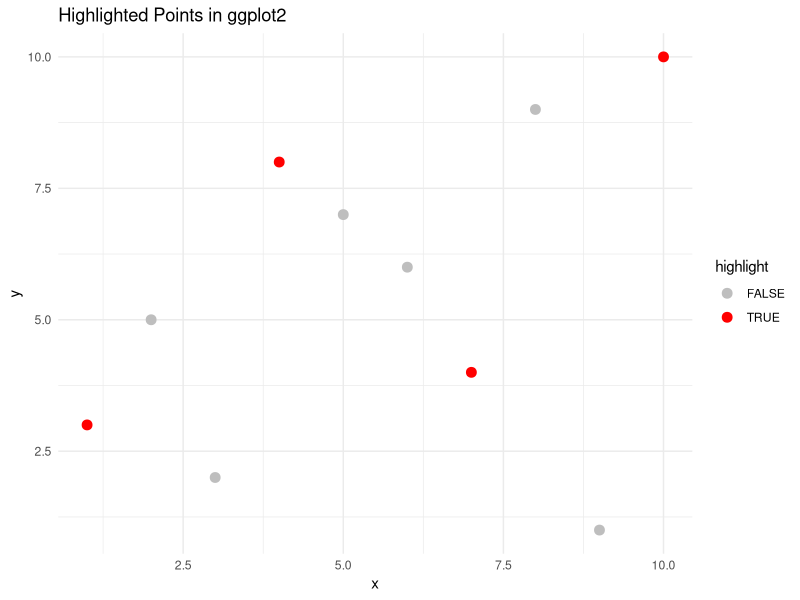

Source code (R):
## ---- chunk 1
library(ggplot2)

# Sample data
data <- data.frame(
  x = 1:10,
  y = c(3, 5, 2, 8, 7, 6, 4, 9, 1, 10),
  highlight = c(TRUE, FALSE, FALSE, TRUE, FALSE, FALSE, TRUE, FALSE, FALSE, TRUE)
)

# Highlight points where `highlight` is TRUE
ggplot(data, aes(x = x, y = y)) +
  geom_point(aes(color = highlight), size = 3) +
  scale_color_manual(values = c("gray", "red")) +
  theme_minimal() +
  labs(title = "Highlighted Points in ggplot2")
